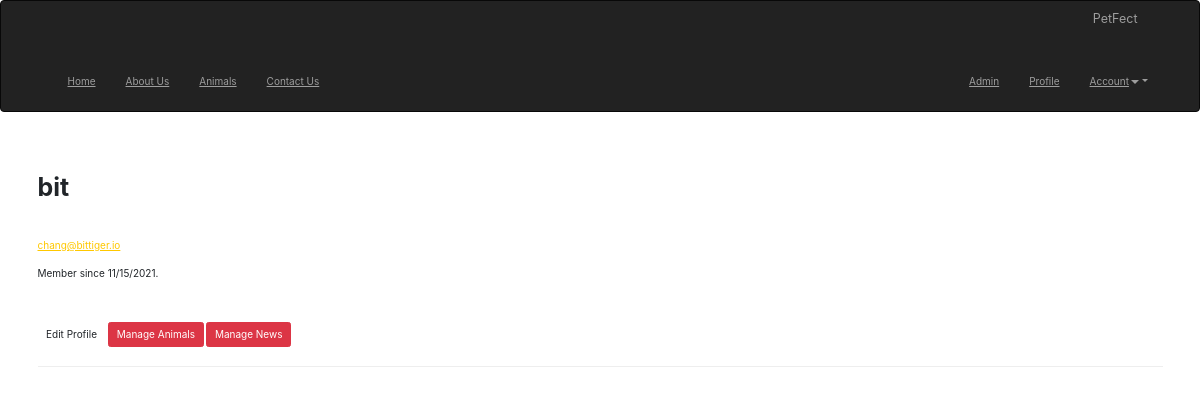
/user/bit (signed in), run on the app's committed database.
### app/models.py (models this page shows, shortened)
class User(UserMixin, db.Model):
    __tablename__ = 'users'
    id = db.Column(db.Integer, primary_key=True)
    email = db.Column(db.String(64), unique=True, index=True)
    user_name = db.Column(db.String(64), unique=True, index=True)
    role_id = db.Column(db.Integer, db.ForeignKey('roles.id'))
    password_hash = db.Column(db.String(128))
    name = db.Column(db.String(64))
    location = db.Column(db.String(64))
    about_me = db.Column(db.Text())
    member_since = db.Column(db.DateTime(), default=datetime.utcnow())
    @property
    def password(self):
        raise AttributeError('password is not a readable attribute')
    def is_administrator(self):
        return self.role_id is not None and (self.role_id == 1)
    def is_user(self):
        return self.role_id is not None and (self.role_id == 2)

### app/main/views.py (the view)
@main.route('/user/<user_name>')
def user(user_name):
    curr_user = User.query.filter_by(user_name=user_name).first_or_404()
    return render_template('user.html', user=curr_user)

### app/models.py (called while the page is built)
@login_manager.user_loader
def load_user(user_id):
    return User.query.get(int(user_id))

### app/templates/user.html (shortened to what this page needs)
{% extends "home.html" %}
{% block page_content %}
<div class="page-header">
    <h1>{{ user.user_name }}</h1>
    <br>
    <br>
    {% if current_user.is_administrator() %}
    <p><a href="mailto:{{ user.email }}">{{ user.email }}</a></p>
    {% endif %}
    <p>Member since {{ moment(user.member_since).format('L') }}.</p>
    <br>
    <br>
    <p>
        {% if current_user.is_administrator() %}
        <a class="btn btn-default" href="{{ url_for('.edit_profile') }}">Edit Profile</a>
        <a class="btn btn-danger" href="{{ url_for('.edit_profile_admin', id=user.id) }}">Manage Animals</a>
        <a class="btn btn-danger">Manage News</a>
        {% endif %}
    </p>
</div>
{% endblock %}

### data on the page
User: user_name "bit", email "chang@bittiger.io", member_since "11/15/2021"
